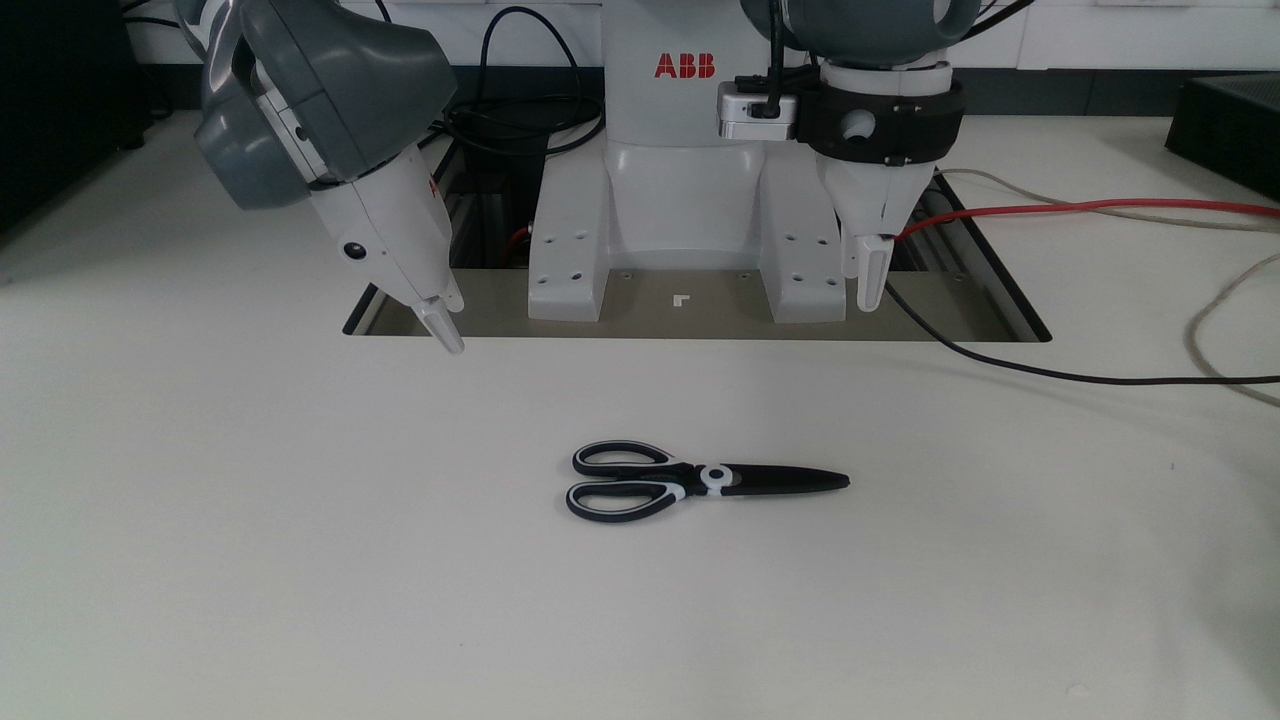
#> input picture experiments/scissor/demo_head_rgb.png, 1280 x 720 px
$ jupyter execute --allow-errors backproject.ipynb
#> lines starting #> are read from the running program, lines starting #| are printed output that depends on the picture
### trajectory_utils.py
import copy
import numpy as np
import matplotlib.pyplot as plt
from scipy.spatial.transform import Rotation as R
from moveit_commander import RobotTrajectory
from trajectory_msgs.msg import JointTrajectory, JointTrajectoryPoint
from geometry_msgs.msg import geometry_msgs

# [35 lines left out: functions filter_joint_states, plot_joint_trajectories, not called in this run]

def create_homogeneous_matrix(xyz, quaternion):
    # Convert the quaternion to a rotation matrix
    rotation_matrix = R.from_quat(quaternion).as_matrix()
    # Create a homogeneous transformation matrix
    T = np.eye(4)  # Start with an identity matrix
    T[:3, :3] = rotation_matrix  # Insert the rotation matrix
    T[:3, 3] = xyz  # Insert the translation vector

    return T

# [24 lines left out: functions create_homogeneous_matrix_euler, state_to_transform, transform_to_state, not called in this run]

def translation_from_matrix(matrix):
    """Extracts the translation vector from a 4x4 homogeneous transformation matrix."""
    return matrix[:3, 3]

# [11 lines left out: functions quaternion_from_matrix, euler_from_matrix, not called in this run]

def euler_from_quat(quat, seg='xyz'):
    return R.from_quat(quat).as_euler('xyz')

# [187 lines left out: functions pose_inv, apply_transformation_to_waypoints, project3D, align_trajectory_points, merge_trajectories, compute_pre_grasp_pose and 1 more, not called in this run]

### backproject.ipynb
[cell 1]
import numpy as np
import matplotlib.pyplot as plt

# Load the data
#> (the rest of this cell did not finish here and is left out)

[cell 2]
import numpy as np
import matplotlib.pyplot as plt

# Load the data
#> (the rest of this cell did not finish here and is left out)

[cell 3]
# Number of files to load
num_files = 9  # Adjust this number as needed

# Load and stack the .npy files
#> (the rest of this cell did not finish here and is left out)

[cell 4]
import numpy as np
from scipy.spatial.transform import Rotation as R

# Current End-Effector Pose
current_position = np.array([0.5431232113600617, 0.09831868740204831, 0.4817080225602446])
current_orientation = np.array([0.9497657726740287, -0.30805504904622943, 0.05431180346290895, 0.009863661522838933])

# Reference End-Effector Pose
ref_position = np.array([0.5041812568964179, 0.09185436015924689, 0.48143709451847916])
ref_orientation = np.array([-0.9983786626178943, 0.013449729176136651, -0.054892707858185244, 0.006778011389003352])

# Compute the translation difference (position delta)
translation_delta = current_position - ref_position

# Compute the rotation difference (orientation delta)
# Convert quaternions to rotation matrices
current_rot_matrix = R.from_quat(current_orientation).as_matrix()
ref_rot_matrix = R.from_quat(ref_orientation).as_matrix()

# Compute the relative rotation matrix
rotation_delta_matrix = current_rot_matrix @ ref_rot_matrix.T

# Convert the rotation matrix back to a quaternion
rotation_delta = R.from_matrix(rotation_delta_matrix).as_quat()

# Combine translation and rotation into a transformation
transformation = np.concatenate([translation_delta, rotation_delta])
transformation

#> (a cell that did not finish here is left out)

[cell 6]
import numpy as np
import matplotlib.pyplot as plt
from trajectory_utils import create_homogeneous_matrix
# Load the states from the saved file
states = np.load("states_no_filter1.npy")
#> (reads states_no_filter1.npy from the repository)

# Reference End-Effector Pose
ref_position = np.array([0.5041812568964179, 0.09185436015924689, 0.48143709451847916])
ref_orientation = np.array([-0.9983786626178943, 0.013449729176136651, -0.054892707858185244, 0.006778011389003352])

# Extract positions and yaw angle (assuming the last element is yaw)
x_positions = states[:, 0]
y_positions = states[:, 1]
z_positions = states[:, 2]
yaw_angles = np.rad2deg(states[:, -1])  # Convert yaw from radians to degrees

# Create time axis based on the number of states
time_axis = np.arange(states.shape[0])

# Ground truth data
gt_position = np.array([0.5431232113600617, 0.09831868740204831, 0.48143709451847916])
gt_orientation = np.array([0.9497657726740287, -0.30805504904622943, 0.05431180346290895, 0.009863661522838933])
gt_yaw_angle = np.rad2deg(np.arctan2(2*(gt_orientation[0]*gt_orientation[1] + gt_orientation[2]*gt_orientation[3]),
                                      1 - 2*(gt_orientation[1]**2 + gt_orientation[2]**2)))

# Prior data (transformation matrix)
prior_transform = np.array([[ 0.81135922,  0.5761315,   0.09883681,  0.0600903 ],
                            [-0.57745375,  0.81623445, -0.01756387,  0.3153969 ],
                            [-0.0907931,  -0.04282308,  0.99494864,  0.04048643],
                            [ 0.,          0.,          0.,          1.        ]])

prior_transform = prior_transform @ create_homogeneous_matrix(ref_position,  ref_orientation)

# Extract position from prior transformation matrix
prior_position = prior_transform[:3, 3]

# Convert rotation matrix from prior to yaw angle (assuming simple arctan2 method)
prior_yaw_angle = np.rad2deg(np.arctan2(prior_transform[1, 0], prior_transform[0, 0]))

# Create subplots
fig, ax = plt.subplots(4, 1, figsize=(12, 16))

# Plot X Position
ax[0].scatter(time_axis, x_positions, label='X Position', marker='o')
ax[0].axhline(gt_position[0], color='red', linestyle='--', label='GT X Position')
ax[0].axhline(prior_position[0], color='orange', linestyle='--', label='Prior X Position')
ax[0].set_title('X Position Over Time')
ax[0].set_xlabel('Time Step')
ax[0].set_ylabel('Position (meters)')
ax[0].legend()
ax[0].grid(True)

# Plot Y Position
ax[1].scatter(time_axis, y_positions, label='Y Position', marker='o')
ax[1].axhline(gt_position[1], color='red', linestyle='--', label='GT Y Position')
ax[1].axhline(prior_position[1], color='orange', linestyle='--', label='Prior Y Position')
ax[1].set_title('Y Position Over Time')
ax[1].set_xlabel('Time Step')
ax[1].set_ylabel('Position (meters)')
ax[1].legend()
ax[1].grid(True)

# Plot Z Position
ax[2].scatter(time_axis, z_positions, label='Z Position', marker='o')
ax[2].axhline(gt_position[2], color='red', linestyle='--', label='GT Z Position')
ax[2].axhline(prior_position[2], color='orange', linestyle='--', label='Prior Z Position')
ax[2].set_title('Z Position Over Time')
ax[2].set_xlabel('Time Step')
ax[2].set_ylabel('Position (meters)')
ax[2].legend()
ax[2].grid(True)

# Plot Yaw Angle
ax[3].scatter(time_axis, yaw_angles, label='Yaw Angle', color='purple', marker='o')
ax[3].axhline(gt_yaw_angle, color='red', linestyle='--', label='GT Yaw Angle')
ax[3].axhline(prior_yaw_angle, color='orange', linestyle='--', label='Prior Yaw Angle')
ax[3].set_title('Yaw Angle Over Time')
ax[3].set_xlabel('Time Step')
ax[3].set_ylabel('Yaw Angle (degrees)')
ax[3].legend()
ax[3].grid(True)

plt.tight_layout()
plt.show()
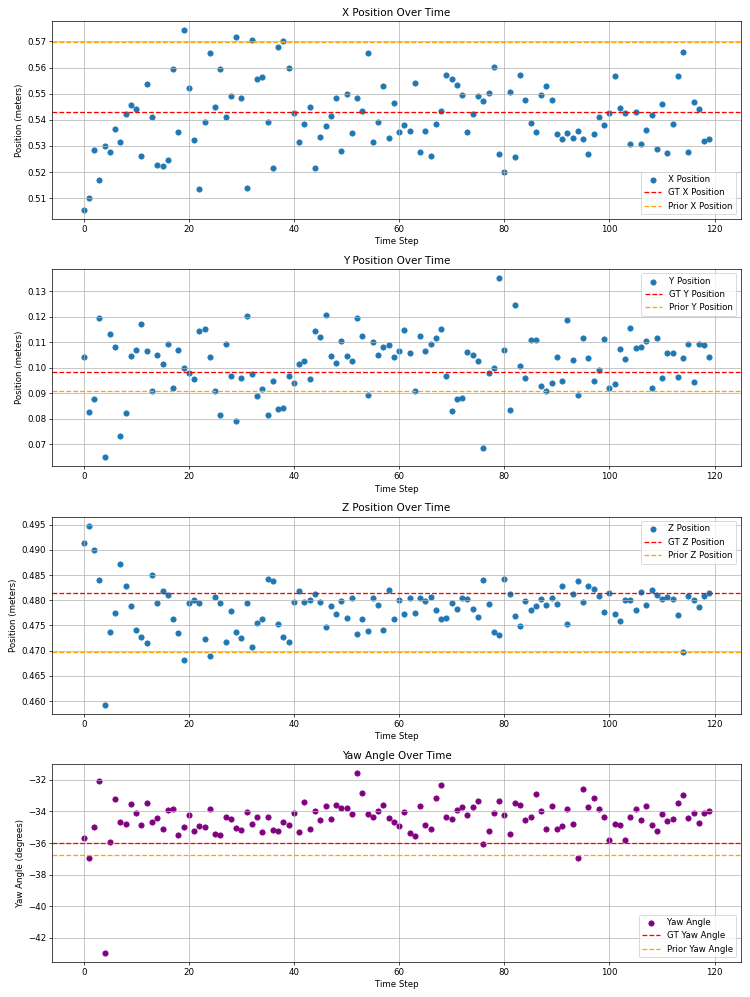
#> figure drawn by matplotlib, 4 panels

#> (a cell that did not finish here is left out)

[cell 8]
import matplotlib.pyplot as plt
import numpy as np
from mpl_toolkits.mplot3d import Axes3D
from mpl_toolkits.mplot3d.art3d import Line3DCollection

import matplotlib.pyplot as plt
import numpy as np
from mpl_toolkits.mplot3d import Axes3D
from mpl_toolkits.mplot3d.art3d import Line3DCollection

# Compute the mean and standard deviation across all trajectories for each point
#> (the rest of this cell did not finish here and is left out)

[cell 9]
from scipy.spatial.transform import Rotation as R
import json
import numpy as np

def create_homogeneous_matrix(xyz, quaternion):
    rotation_matrix = R.from_quat(quaternion).as_matrix()
    T = np.eye(4)
    T[:3, :3] = rotation_matrix
    T[:3, 3] = xyz

    return T

def pose_inv(pose):
    R = pose[:3, :3]
    T = np.eye(4)
    T[:3, :3] = R.T
    T[:3, 3] = - R.T @ np.ascontiguousarray(pose[:3, 3])
    return T


K = np.load("handeye/intrinsics_d415.npy")
#> (reads handeye/intrinsics_d415.npy from the repository)
T_WC = np.load("handeye/T_WC_head.npy")
#> (reads handeye/T_WC_head.npy from the repository)
DIR = "scissor"

#> (the rest of this cell did not finish here and is left out)

#> (a cell that did not finish here is left out)

[cell 11]
point_2Ds = []

#> (the rest of this cell did not finish here and is left out)

[cell 12]
from PIL import Image, ImageDraw

head_rgb = Image.open(f"experiments/{DIR}/demo_head_rgb.png")
#> head_rgb is the input picture: PIL image 1280x720 RGB; mean R, G, B 114, 115.8, 114.4

# Create a drawing context
draw = ImageDraw.Draw(head_rgb)

for point_2D in point_2Ds:
    x, y, r = point_2D[0], point_2D[1], 5
    # Draw the circle (ellipse) with bounding box [(x-r, y-r), (x+r, y+r)]
    draw.ellipse((x-r, y-r, x+r, y+r), outline="red", width=3)


# Save or show the image
head_rgb

[cell 13]
T_wrist_head = np.array( [[ 0.03747486,  0.9916625,  -0.12329277,  0.06823914],
  [-0.47062567,  0.12635414,  0.87323886, -0.10383146],
  [ 0.8815368,   0.02530024,  0.47143695,  0.2750577 ],
  [ 0.,          0.,          0.,          1.        ]]
)

T_camera_eef = np.load("handeye/T_C_EEF_wrist_l.npy")
#> (reads handeye/T_C_EEF_wrist_l.npy from the repository)
#> (the rest of this cell did not finish here and is left out)

#> (a cell that did not finish here is left out)

[cell 15]
T_WC = np.load("handeye/T_WC_head.npy")
T_WC @ pose_inv(T_wrist_head)

[cell 16]
T_GRIP_EEF = create_homogeneous_matrix([0, 0, 0.136], [0, 0, 0, 1])

pose_inv(T_GRIP_EEF)

#> (a cell that did not finish here is left out)

[cell 18]
import numpy as np
from scipy.optimize import minimize
import cv2

def project_points(X, K, R, t):
    """ Project 3D points X to 2D points using camera intrinsics K, rotation R, and translation t. """
    X_cam = R @ X + t
    X_cam = X_cam / X_cam[2]  # Normalize by depth
    uv = K @ X_cam
    return uv[:2]

def reprojection_error(params, X_world, uv_pixel, K):
    """ Compute the reprojection error. """
    # Extract rotation vector and translation vector from params
    rvec = params[:3]
    tvec = params[3:]

    # Convert rotation vector to rotation matrix
    R, _ = cv2.Rodrigues(rvec)

    # Project points
    uv_proj = project_points(X_world, K, R, tvec)

    # Compute error
    error = uv_proj - uv_pixel
    return np.sum(error**2)

# 3D point in world coordinates (example values)
#> (the rest of this cell did not finish here and is left out)

[cell 19]
create_homogeneous_matrix([0.58381608, -0.00932566, 0.3015399], [0, 0, 0, 1])

[cell 20]
wrist_rgb = Image.open(f"experiments/{DIR}/live_d405_rgb.png")
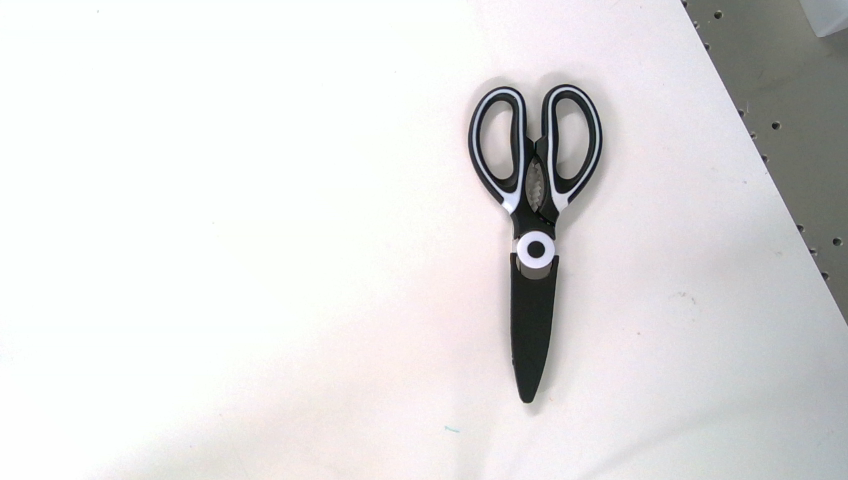
#> input picture experiments/scissor/live_d405_rgb.png, 848 x 480 px
#> wrist_rgb is the input picture: PIL image 848x480 RGB; mean R, G, B 223, 222.4, 222.5

draw = ImageDraw.Draw(wrist_rgb)

for point_2D in point_2Ds:
    x, y, r = point_2D[0], point_2D[1], 5
    # Draw the circle (ellipse) with bounding box [(x-r, y-r), (x+r, y+r)]
    draw.ellipse((x-r, y-r, x+r, y+r), outline="red", width=3)


# Save or show the image
wrist_rgb

[cell 21]
wrist_rgb = Image.open(f"experiments/{DIR}/live_right_in_view.png")
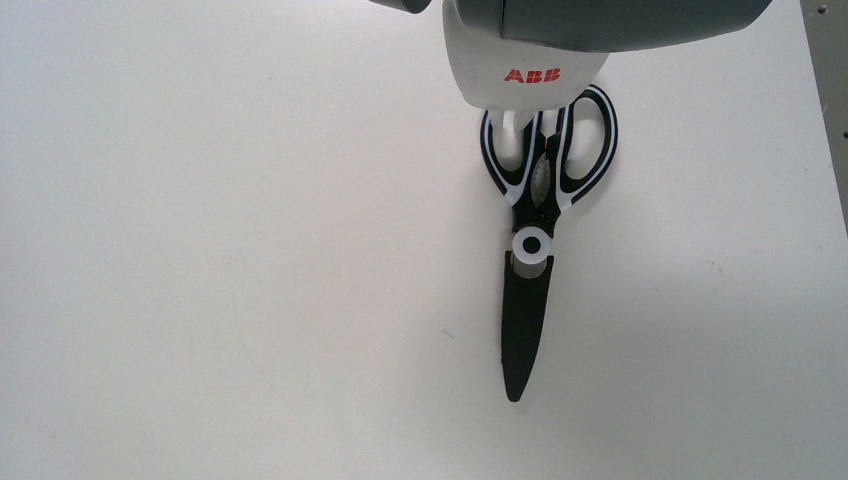
#> input picture experiments/scissor/live_right_in_view.png, 848 x 480 px
#> wrist_rgb is the input picture: PIL image 848x480 RGB; mean R, G, B 160.2, 160.9, 159.8

draw = ImageDraw.Draw(wrist_rgb)

for point_2D in point_2Ds:
    x, y, r = point_2D[0], point_2D[1], 5
    # Draw the circle (ellipse) with bounding box [(x-r, y-r), (x+r, y+r)]
    draw.ellipse((x-r, y-r, x+r, y+r), outline="red", width=3)


# Save or show the image
wrist_rgb

[cell 22]
from PIL import Image, ImageDraw

head_rgb = Image.open(f"experiments/{DIR}/demo_head_rgb.png")

# Create a drawing context
draw = ImageDraw.Draw(head_rgb)

for point_2D in [[738, 466], [715, 635], [800, 910]]:
    x, y, r = point_2D[0], point_2D[1], 5
    # Draw the circle (ellipse) with bounding box [(x-r, y-r), (x+r, y+r)]
    draw.ellipse((x-r, y-r, x+r, y+r), outline="red", width=3)


# Save or show the image
head_rgb
